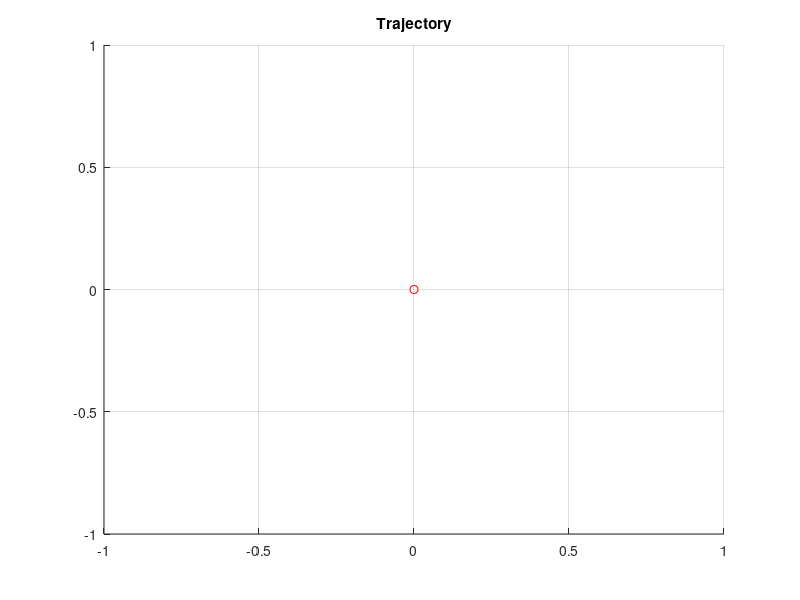

Write the MATLAB code that produced this figure. (Note: this script raises an error after producing the figure.)
%% MAIN
close all
clear all
clc

addpath('mpc_functions','-end')
addpath('curvilinear_functions','-end')
addpath('utils','-end')
addpath('plant','-end')


%% =================================================================
%  ============================ Plant ============================
%  =================================================================

%% UGV = [vx, vy, wz, X, Y, psi];
x0 = [2; 0; 0; 0; 0; 0];
T = 0.01;

figure(1); hold on; grid on;
title('Trajectory');
plot(x0(4), x0(5), 'or');
arrow(x0(4), x0(5), x0(6), 'r');

% vehicle data
sys_model.lf = 0.75;
sys_model.lr = 0.75;
sys_model.L = sys_model.lf+sys_model.lr;
sys_model.W = 0.8;
sys_model.m = 800;
sys_model.Iz = sys_model.m*(sys_model.L^2 + sys_model.W^2)/12;
sys_model.Cf = 10000;
sys_model.Cr = 10000;



%% Track: [x, y, psi, s, length, curvature)
track_n = 4;
W_track = 2;
[PointAndTangent, x0_track] = track_fun(track_n, W_track);




%% ==================================================================
%  ====================== LMPC initialization =======================
%  ==================================================================

%% MPC tuning
method = 1;
T_ctrl = 0.1;
Np = 20;
Nc = Np;
Q = diag([1 1 1 100 1 1]);
R = diag([1 1]);
S = diag([0 0]);
D = diag([0 0 0 1 0 0]);            % select which states take part to build SS_local


%% Feasible solution
load('trajectory.mat')
points = 50;
stack = [X_MPC; X_plant; [[0; 0], U_MPC]];
stack = stack(:, 1:length(stack)/points:end);

X0 = stack(1:6, :);
X0_plant = stack(7:12, :);
U0 = stack(13:14, 2:end);
x0 = X0(:,1);
ref = X0(:,end);
t_lap(1) = t_fin;

figure(1);
plot(X0_plant(4,:), X0_plant(5,:), '-r');


%% Stack initialization
X{1} = X0;
X_global{1} = X0_plant;
U{1} = U0;
J_inf{1} = cost_to_go(X0, U0, ref, Q, R);


% Polyedron
SSQfun = Polyhedron([X{1}', J_inf{1}']);
% SSQfun.computeHRep();
SSQfun.computeVRep();
SS = SSQfun.V(:,1:length(x0))';
Q_fun = SSQfun.V(:, end)';



%% Constraints
% state constraints [vx, vy, wz, s, ey, epsi]
x_c = [0,           +3
       -5,          +5
       -90*pi/180,  +90*pi/180
       0,           +ref(4)+0.5
       -W_track,    W_track
       -90*pi/180,  90*pi/180];

% input constraints [delta_f, a]
u_c = [-25*pi/180,  +25*pi/180
       -1.5,        +1];

% input rate constraints [delta_f, a]
du_c = [-30*pi/180,  +30*pi/180
        -1,          +1];





%% ==================================================================
%  ============================== LMPC ==============================
%  ==================================================================

t_sim = 30;
numSS_it = 4;                               % num of trajectories to be used at each iteration to build the SS
numSS_points = 12;                          % num of near points to select from each trajectory
numSS_points_tot = numSS_points*numSS_it;   % num of points to select from the selected trajectories to build the SS


j = 1;
flag_2 = 0;
while (flag_2 == 0)
    
    
    % iteration initialization
    X_LMPC = x0;
    x_plant = X0_plant(:,1);
    U_old = zeros(Nc*2,1);

    k = 1;
    flag_1 = 0;
    while (flag_1 == 0)
        t = T_ctrl*k;
        clc
        fprintf('Time: t = %.2f, Time step: k = %d, Iteration: j = %d, Initial Iteration Cost: J_iter(0) = %.2f\n', [t, k, j, J_inf{j}(1)]);
        fprintf('Velocity =         [vx = %.2fm/s,  vy = %.2fm/s,   wz =   %.1f°/s] \n', [X_LMPC(1,k), X_LMPC(2,k), X_LMPC(3,k)*180/pi]);
        fprintf('Curvilinear pose = [s =  %.2fm,    ey = %.2fm,     epsi = %.1f°] \n',   [X_LMPC(4,k), X_LMPC(5,k), X_LMPC(6,k)*180/pi]);
        
        
        %% Local convex SS
        [SS_local, Q_fun_local, X_local, U_local, J_inf_local, indexSS] = select_local_SS(X_LMPC(:,k), X, U, J_inf, t_lap, numSS_it, numSS_points, D);
        fprintf('Index SS local = %d \n', [indexSS{1}]);

        %% MPC
        [U_star] = adaptive_mpc(X_LMPC(:,k), ref, U_old, T_ctrl, Np, Nc, Q, R, S, x_c, u_c, du_c, Q_fun_local, SS_local, PointAndTangent, method);
        U_old = U_star;
        if (isempty(U_star) | isnan(U_star))
            u_star = [];
            fprintf('Problem infeasible at k = %d, iteration = %d \n', [k, j]);
            t_fin = T_ctrl*(k-1);
            break;
        end
        U_LMPC(:,k) = U_star(1:2);
        u_old = U_LMPC(:,k);
        fprintf('Input =            [delta_f = %.1f°,  a = %.2fm/s^2]\n', [U_LMPC(1,k)*180/pi, U_LMPC(2,k)]);

        
        
        %% Plant
        x = x_plant(:,k);
        u = U_LMPC(:,k);
        for i=1:T_ctrl/T
            [x_plus, alpha] = bicycle_plant_discrete(x, u, sys_model, T);
            x = x_plus;
            figure(1); grid on; hold on;
            p1(i) = plot(x(4), x(5), '.k');
        end
        x_plant(:,k+1) = x;
        
        
        
        %% Update sample
        k = k+1;

        figure(1); hold on; grid on; axis equal;
        p2 = plot(x_plant(4,k), x_plant(5,k), 'or', 'LineWidth', 0.5);
        arrow(x_plant(4,k), x_plant(5,k), x_plant(6,k), 'b');
        


        %% Conversion from global to curvilinear coordinates
        [s, ey, epsi, CompletedFlag] = global2local_fun(x_plant(4:6,k), x0_track, PointAndTangent, W_track);
        X_LMPC(:,k) = [x_plant(1,k); x_plant(2,k); x_plant(3,k); s; ey; epsi];

        if CompletedFlag == 0
            flag_1 = 1;
            t_fin = T_ctrl*(k);
            break;
        end
        
        
        
        %% Exit condition
        if (abs(X_LMPC(4,k) - ref(4)) <= 10e-2)
            fprintf('Terget reached \n');
            flag_1 = 1;
            t_fin = T_ctrl*(k-1);
        elseif (t == t_sim)
            fprintf('Simulation time reached \n');
            flag_1 = 1;
            t_fin = T_ctrl*(k-1);
        end
        
        

    end
    
    
    
    break;
end















return

%%%%%%%%%%%%%%%%%%%%%%%%%%%%%%%%%%%%%%%%%%%%%%%%%%%%%%%%%%%%%%%%%%


while (flag_2 == 0)


    
    %% Store iteration data
    X{j+1} = X_LMPC;
    X_global{j+1} = X0_plant;
    U{j+1} = U_LMPC;
    J_inf{j+1} = cost_to_go(X_LMPC, U_LMPC, Q, R);
    
    
    %% Update Safe Set and Q-function
    SS = [SS, X_LMPC];
    Q_fun = [Q_fun, J_inf{j+1}];
    
    
    %% Exit condition
    if (abs(J_inf{j}(1) - J_inf{j+1}(1)) < 10e-4)
        flag_2 = 1;
    end
    
    
    
    %% Update iteration
    j = j + 1;
    


    
end
    




%% ===================================================================
%  =========================== Performance ===========================
%  ===================================================================

SS = Polyhedron(SS');

for i = 1:length(X)-1
    
    % Performance
    figure(3); hold on; grid on;
    title('Performance');
    xlabel('$$k$$','interpreter','latex','fontsize',15);
    ylabel('$$J_{\infty}$$','interpreter','latex','fontsize',15);
    plot(find(J_inf{i}(:))-1, J_inf{i}(:), '-');

end



return



%% ==================================================================
%  =========================== Plot =================================
%  ==================================================================

t_vec = linspace(0, t_fin, (t_fin+T_ctrl)/T_ctrl);

% UGV position
figure(2); hold on; grid on;
title('Position');
m = 3; n = 1;

subplot(m, n, 1); hold on; grid on; 
title('x');
plot(t_vec, X(4,1:end), 'k', 'DisplayName', 'x');

subplot(m, n, 2); hold on; grid on; 
title('y');
plot(t_vec, X(5,1:end), 'k', 'DisplayName', 'y');

subplot(m, n, 3); hold on; grid on; 
title('psi');
plot(t_vec, X(6,1:end), 'k', 'DisplayName', 'psi');


% UGV curvilinear
figure(3); 
title('Curvilinear states');
m = 3; n = 1;

subplot(m, n, 1); hold on; grid on;
title('s');
ylim([x_c(4,1)-0.5, x_c(4,2)+0.5]);
plot(t_vec, X_MPC(4,1:end), 'k', 'DisplayName', 's');
yline(x_c(4,1), 'r--'); yline(x_c(4,2), 'r--');

subplot(m, n, 2); hold on; grid on;
title('e_y');
ylim([x_c(5,1)-x_c(5,1)*10/100, x_c(5,2)+x_c(5,2)*10/100]);
plot(t_vec, X_MPC(5,1:end), 'k', 'DisplayName', 'e_y');
yline(x_c(5,1), 'r--'); yline(x_c(5,2), 'r--');

subplot(m, n, 3); hold on; grid on;
title('e_{psi}');
ylim([x_c(6,1)*180/pi+x_c(6,1)*180/pi*10/100, x_c(6,2)*180/pi+x_c(6,2)*180/pi*10/100]);
plot(t_vec, X_MPC(6,1:end)*180/pi, 'k', 'DisplayName', 'e_{psi}');
yline(x_c(6,1)*180/pi, 'r--'); yline(x_c(6,2)*180/pi, 'r--');


% UGV velocity
figure(4); hold on; grid on;
title('Velocity');
m = 3; n = 1;

subplot(m, n, 1); hold on; grid on;
title('v_x');
ylim([x_c(1,1)+x_c(1,1)*10/100, x_c(1,2)+x_c(1,2)*10/100]);
plot(t_vec, X_MPC(1,1:end), 'k', 'DisplayName', 'v_x');
yline(x_c(1,1), 'r--'); yline(x_c(1,2), 'r--');

subplot(m, n, 2); hold on; grid on;
title('v_y');
ylim([x_c(2,1)+x_c(2,1)*10/100, x_c(2,2)+x_c(2,2)*10/100]);
plot(t_vec, X_MPC(2,1:end), 'k', 'DisplayName', 'v_y');
yline(x_c(2,1), 'r--'); yline(x_c(2,2), 'r--');

subplot(m, n, 3); hold on; grid on;
title('w_z');
ylim([x_c(3,1)*180/pi+x_c(3,1)*180/pi*10/100, x_c(3,2)*180/pi+x_c(3,2)*180/pi*10/100]);
plot(t_vec, X_MPC(3,1:end)*180/pi, 'k', 'DisplayName', 'w_z');
yline(x_c(3,1)*180/pi, 'r--'); yline(x_c(3,2)*180/pi, 'r--');


% UGV input
figure(5); hold on; grid on;
title('Input');
m = 2; n = 1;
subplot(m, n, 1); hold on; grid on;
title('delta_f');
ylim([u_c(1,1)*180/pi+u_c(1,1)*180/pi*10/100, u_c(1,2)*180/pi+u_c(1,2)*180/pi*10/100]);
plot(t_vec(1:end-1), U_MPC(1,1:end)*180/pi, 'k', 'DisplayName', 'delta_f');
plot(t_vec(1:end-1), alpha_f(1:end)*180/pi, 'b', 'DisplayName', 'alpha_f');
yline(u_c(1,1)*180/pi, 'r--'); yline(u_c(1,2)*180/pi, 'r--');

subplot(m, n, 2); hold on; grid on;
title('a');
ylim([u_c(2,1)+u_c(2,1)*10/100 u_c(2,2)+u_c(2,2)*10/100]);
plot(t_vec(1:end-1), U_MPC(2,1:end), 'k', 'DisplayName', 'a');
yline(u_c(2,1), 'r--'); yline(u_c(2,2), 'r--');




%% Save plots
prompt = 'Do you want to save the plots? y/n [n]: ';
str = input(prompt,'s');
if str == 'y'
    % mpc params
    mpc.Np = Np;
    mpc.Nc = Nc;
    mpc.Q = Q;
    mpc.R = R;
    save data/mpc_data.mat mpc sys_model
    
    % trajectory plot
    filename = sprintf('data/trajectory.png');
    exportgraphics(figure(1), filename);
    
    % trajectory plot
    filename = sprintf('data/velocities.png');
    exportgraphics(figure(3), filename);
    
    % trajectory plot
    filename = sprintf('data/curvliniear_coordinates.png');
    exportgraphics(figure(4), filename);
    
    % trajectory plot
    filename = sprintf('data/input.png');
    exportgraphics(figure(5), filename);
    
end

close all
